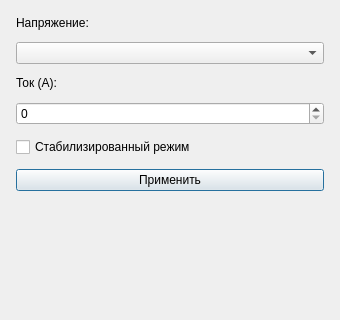
<?xml version="1.0" encoding="UTF-8"?>
<ui version="4.0">
 <class>EnergoForm</class>
 <widget class="QWidget" name="EnergoForm">
  <property name="geometry">
   <rect>
    <x>0</x>
    <y>0</y>
    <width>340</width>
    <height>320</height>
   </rect>
  </property>
  <property name="windowTitle">
   <string>Энергоблок</string>
  </property>
  <layout class="QVBoxLayout" name="verticalLayout">
   <property name="spacing">
    <number>12</number>
   </property>
   <property name="leftMargin">
    <number>16</number>
   </property>
   <property name="topMargin">
    <number>16</number>
   </property>
   <property name="rightMargin">
    <number>16</number>
   </property>
   <property name="bottomMargin">
    <number>16</number>
   </property>
   <item>
    <widget class="QLabel" name="labelVoltage">
     <property name="text">
      <string>Напряжение:</string>
     </property>
    </widget>
   </item>
   <item>
    <widget class="QComboBox" name="voltageBox"/>
   </item>
   <item>
    <widget class="QLabel" name="labelCurrent">
     <property name="text">
      <string>Ток (А):</string>
     </property>
    </widget>
   </item>
   <item>
    <widget class="QSpinBox" name="currentSpin">
     <property name="maximum">
      <number>50</number>
     </property>
    </widget>
   </item>
   <item>
    <widget class="QCheckBox" name="stabilizedCheck">
     <property name="text">
      <string>Стабилизированный режим</string>
     </property>
    </widget>
   </item>
   <item>
    <widget class="QPushButton" name="applyBtn">
     <property name="text">
      <string>Применить</string>
     </property>
     <property name="default">
      <bool>true</bool>
     </property>
    </widget>
   </item>
   <item>
    <spacer name="verticalSpacer">
     <property name="orientation">
      <enum>Qt::Vertical</enum>
     </property>
     <property name="sizeHint" stdset="0">
      <size>
       <width>20</width>
       <height>40</height>
      </size>
     </property>
    </spacer>
   </item>
  </layout>
 </widget>
 <resources/>
 <connections/>
</ui>
